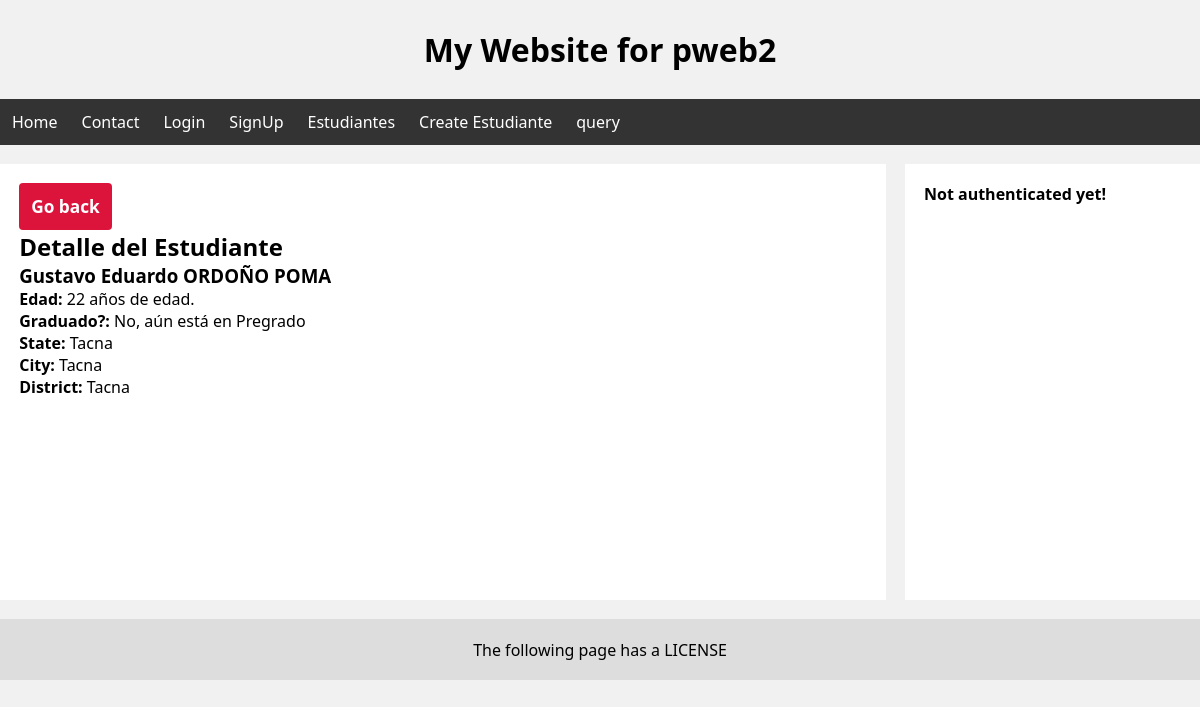
The app's page /estudiantes/1/ with its own data.
### estudiantes/models.py (models this page shows, shortened)
class Estudiante(models.Model):
    cui = models.CharField(max_length=8)
    fullname = models.CharField(max_length=255)
    age = models.IntegerField()
    email = models.EmailField()
    phone_number = models.CharField(max_length=9)
    graduated = models.BooleanField(default=False)
    state = models.CharField(blank=True, max_length=255)
    city = models.CharField(blank=True, max_length=255)
    district = models.CharField(blank=True, max_length=255)

### estudiantes/views.py (the view)
# urls.py: path('<int:pk>/', EstudianteDetailView.as_view(), name="estudiante-detail"),
class EstudianteDetailView(DetailView):
    model = Estudiante

### estudiantes/templates/estudiantes/estudiante_detail.html (shortened to what this page needs)
{% extends 'layouts/main-layout.html' %}
{% block content %}
    <a class="go-back" href="../">Go back</a>
    <h2>Detalle del Estudiante</h2>
    <h3>{{ object.fullname }}</h3>
    <p><b>Edad: </b>{{ object.age }} años de edad.</p>
    <p><b>Graduado?: </b>
        {% if object.graduated %}
            <span>Sí, está estudiando PostGrado</span>
        {% else %}
            <span>No, aún está en Pregrado</span>
        {% endif %}
    </p>
    <p><b>State: </b>{{ estudiante.state|default:"No declara..." }}</p>
    <p><b>City: </b>{{ estudiante.city|default:"No declara..." }}</p>
    <p><b>District: </b>{{ estudiante.district|default:"No declara..." }}</p>
{% endblock %}

### static/css/styles.css (style rules this page uses)
* { box-sizing: border-box; margin: 0; padding: 0; font-family:'Segoe UI', Tahoma, Geneva, Verdana, sans-serif; }
body { background-color: #F1F1F1; }

### estudiantes/templates/estudiantes/estudiante_detail.html (style rules this page uses)
.go-back { display: inline-block; border-radius: 4px; padding: 0.75rem; font-size: 1.08rem; font-weight: bold; font-family: system-ui, -apple-system, BlinkMacSystemFont, 'Segoe UI', Roboto, Oxygen, Ubuntu, Cantarell, 'Open Sans', 'Helvetica Neue', sans-serif; text-decoration: none; color: #FFF; background-color: crimson; transition: background 0.3s ease-out; }

### records on screen
Estudiante: fullname "Gustavo Eduardo ORDOÑO POMA", age "22", state "Tacna", city "Tacna", district "Tacna"
